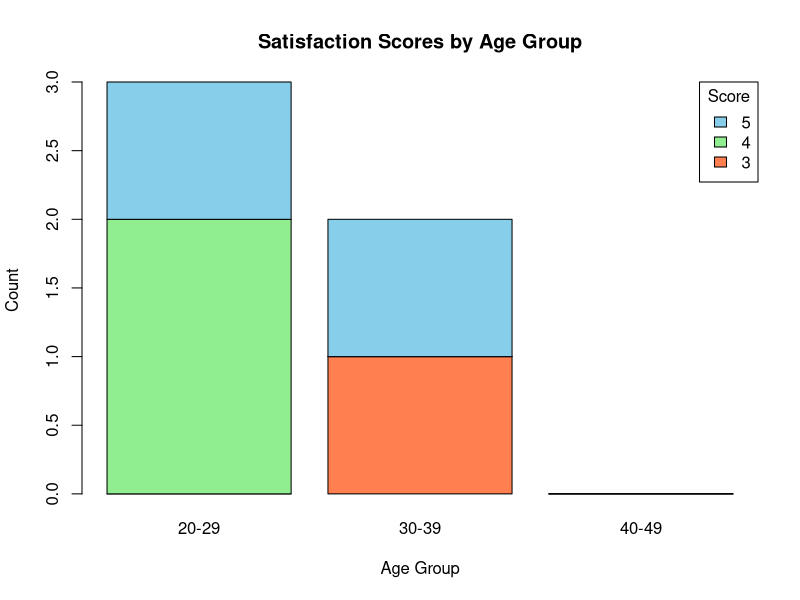

The R source for this figure:
# Create dataset for Set 2
customer_data <- data.frame(
  Customer_ID = c(1, 2, 3, 4, 5),
  Age = c(25, 30, 35, 28, 40),
  Satisfaction_Score = c(4, 5, 3, 4, 5),
  Feedback = c(
    "Great product, excellent quality and fast delivery!",
    "Amazing service, loved the fast delivery and friendly support.",
    "Average experience, product quality could be improved.",
    "Good quality overall, reasonable pricing and good service.",
    "Excellent experience! Highly recommended, super fast delivery."
  )
)

print(customer_data)

# Categorize ages into groups
customer_data$Age_Group <- cut(customer_data$Age, 
                               breaks = c(20, 30, 40, 50), 
                               labels = c("20-29", "30-39", "40-49"))

# Create a contingency table
age_satisfaction_table <- table(customer_data$Satisfaction_Score, customer_data$Age_Group)

# 3. Stacked Bar Chart
barplot(age_satisfaction_table, 
        col = c("coral", "lightgreen", "skyblue"), 
        xlab = "Age Group", 
        ylab = "Count", 
        main = "Satisfaction Scores by Age Group",
        legend.text = TRUE, 
        args.legend = list(title = "Score", x = "topright"))
